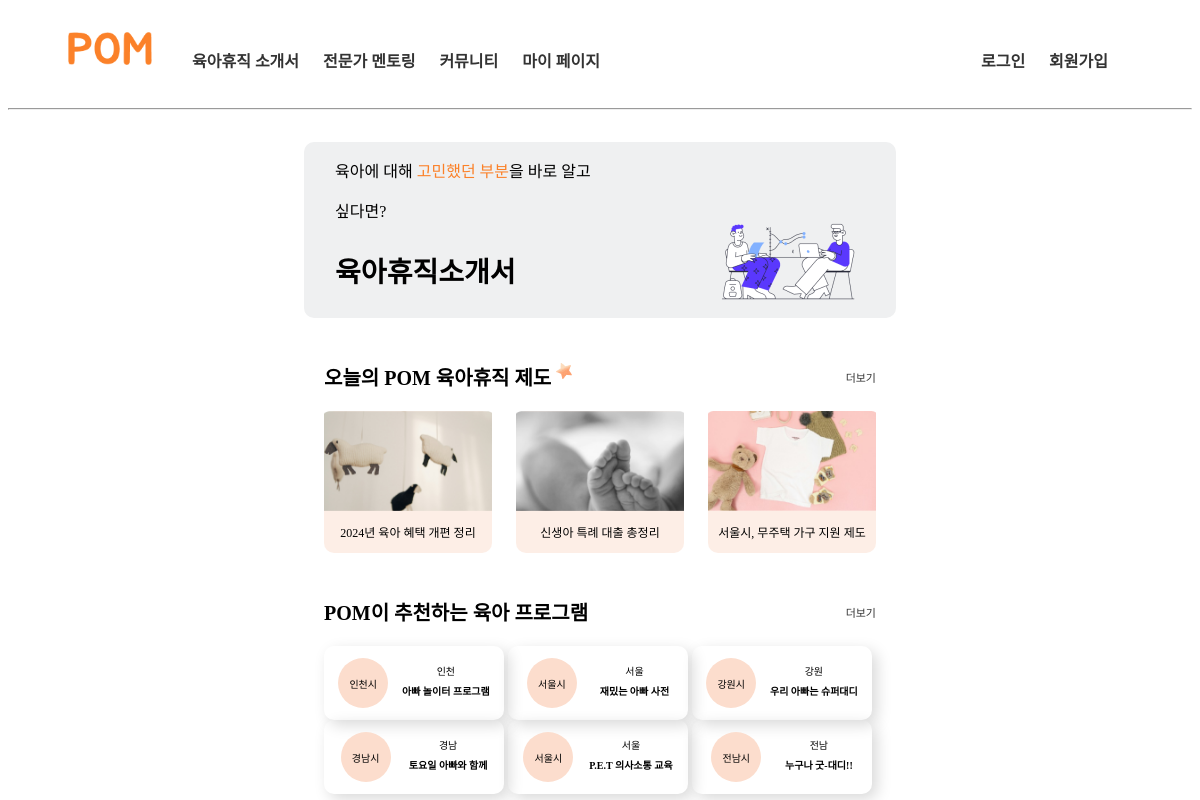
The page /program/ on the database as committed earlier.
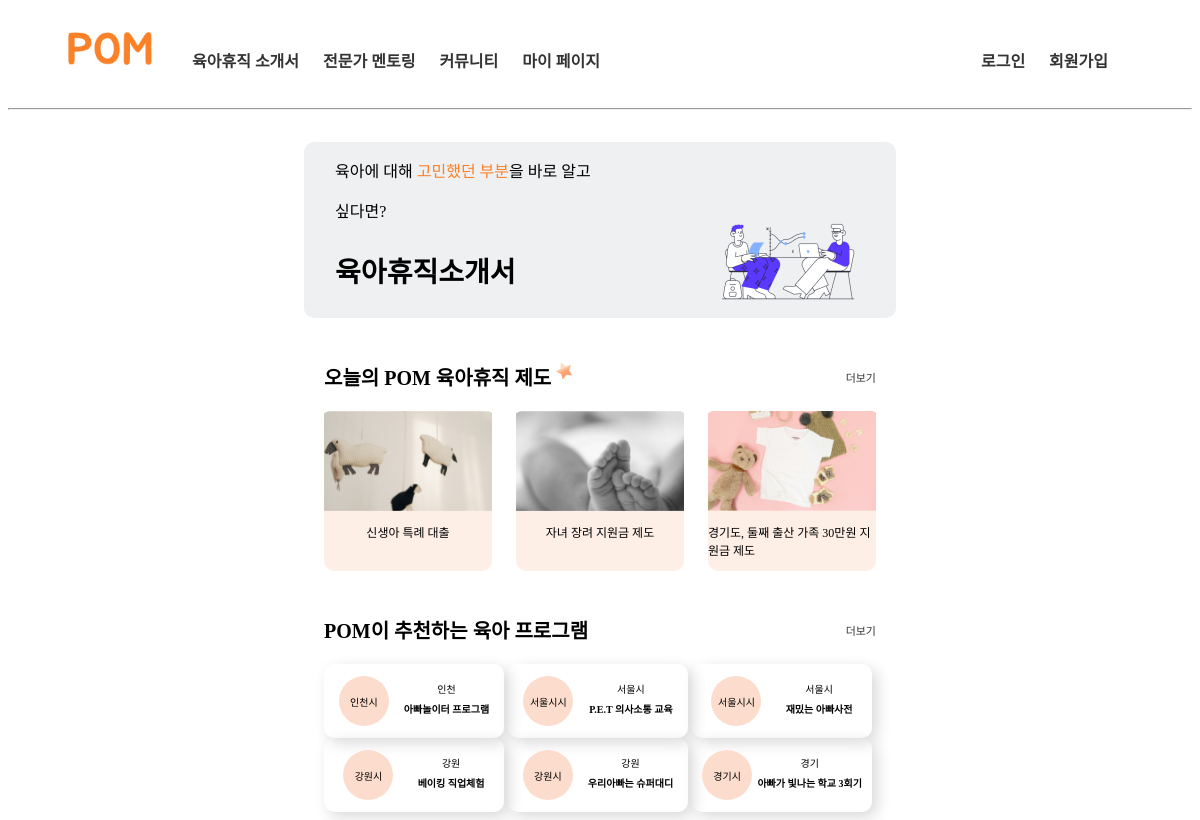
The same page on the database as committed later.
### program/models.py (models this page shows, shortened)
class Policy(models.Model):
    title = models.CharField(max_length=200)
    image = models.ImageField(upload_to='policy_images/', blank=True, null=True) #제도 이미지
    created_at = models.DateTimeField(auto_now_add=True)  #최신 등록순

class Program(models.Model):
    title = models.CharField(max_length=200)
    center_info = models.CharField(max_length=200, blank=True, null=True)
    event_period = models.CharField(max_length=200, blank=True, null=True)
    registration_period = models.CharField(max_length=200, blank=True, null=True)
    participants = models.CharField(max_length=200, blank=True, null=True)
    event_content = models.TextField(blank=True, null=True)
    session_info = models.CharField(max_length=200, blank=True, null=True)
    location = models.CharField(max_length=200, blank=True, null=True)
    region = models.CharField(max_length=100)
    image = models.ImageField(upload_to='program_images/', blank=True, null=True)
    application_url = models.URLField(max_length=200, blank=True, null=True)  # 신청 URL 필드 추가

### program/views.py (the view)
# urls.py: path('', program_home, name='program_home'),
def program_home(request):
    programs = Program.objects.all()[:6]
    policies = Policy.objects.annotate(scrap_count=Count('scraps')).order_by('-created_at')[:3]
    return render(request, 'program/program_home.html', {'programs': programs, 'policies': policies})

### program/templates/program/program_home.html (shortened to what this page needs)
{% load static %}
<!DOCTYPE html>
<html lang="en">
<head>
    <link rel="stylesheet" href="{% static 'css/introduction.css' %}"></link>
</head>
<body>
    {% include 'program/header.html' %}
    <section>
    <div class="section">
        <div class="sec_header">
        <div class="sec_header_text">
            <p>육아에 대해 <span>고민했던 부분</span>을 바로 알고</p>
            <p>싶다면?</p>
            <p id="text_bold">육아휴직소개서</p>
        </div>
        <div class="sec_header_img">
            <img src="{% static 'images/working.png' %}"/>
        </div>
        </div>
        <div class="sec_content">
        <div class="policy">
            <div class="policy_header">
            <div class="policy_header_title">
                <p>오늘의 POM 육아휴직 제도</p>
                <img src="{% static 'images/orangeStar.png' %}">
            </div>
            <div class="policy_header_more"><a href="{% url 'program:policy_list' %}"><p>더보기</p></a></div>
            </div>
            <div class="policy_list">
            {% for policy in policies|slice:":3" %}
                <div class="policy_detail">
                <div class="policy_detail_img">
                    {% if forloop.counter0 == 0 %}
                        <img src="{% static 'images/policy1.png' %}" alt="Policy Image">
                    {% elif forloop.counter0 == 1 %}
                        <img src="{% static 'images/policy2.png' %}" alt="Policy Image">
                    {% elif forloop.counter0 == 2 %}
                        <img src="{% static 'images/policy3.png' %}" alt="Policy Image">
                    {% endif %}
                </div>
                <div class="policy_detail_text"><a href="{% url 'program:policy_detail' policy.id %}">
                    <p>{{ policy.title }}</p></a>
                </div>
                </div>
                {% endfor %}
            </div>
        </div>
        <div class="program">
            <div class="program_header">
            <div class="program_header_title">
                <p>POM이 추천하는 육아 프로그램</p>
            </div>
            <div class="program_header_more"><a href="{% url 'program:program_list' %}"><p>더보기</p></a></div>
            </div>
            <div class="program_list">
                {% for program in programs %}
                <div class="program_detail">
                    <div class="program_detail_location">
                    <div class="program_detail_circle"><div class="program_detail_text">{{ program.region }}시</div></div>
                    </div>
                    <div class="program_detail_content">
                        <p>{{ program.region }}</p>
                        <a href="{% url 'program:program_detail' program.id %}"><p>{{ program.title }}</p></a>
                    </div>
                </div>
                {% endfor %}
            </div>
            </div>
        </div>
        </div>
    </section>
</body>
</html>

Rows that differ between the two databases and show on the page:
no longer on this page (row edited): Policy: title "2024년 육아 혜택 개편 정리"
no longer on this page (row edited): Policy: title "신생아 특례 대출 총정리"
no longer on this page (row edited): Policy: title "서울시, 무주택 가구 지원 제도"
removed Program: region "서울", title "재밌는 아빠 사전"
removed Program: region "강원", title "우리 아빠는 슈퍼대디"
removed Program: region "경남", title "토요일 아빠와 함께"
removed Program: region "서울", title "P.E.T 의사소통 교육"
removed Program: region "전남", title "누구나 굿-대디!!"
now on this page (row edited): Policy: title "신생아 특례 대출"
now on this page (row edited): Policy: title "자녀 장려 지원금 제도"
now on this page (row edited): Policy: title "경기도, 둘째 출산 가족 30만원 지원금 제도"
changed Program "인천": title "아빠 놀이터 프로그램" → "아빠놀이터 프로그램"
added Program: region "서울시", title "P.E.T 의사소통 교육"
added Program: region "서울시", title "재밌는 아빠사전"
added Program: region "강원", title "베이킹 직업체험"
added Program: region "강원", title "우리아빠는 슈퍼대디"
added Program: region "경기", title "아빠가 빛나는 학교 3회기"
